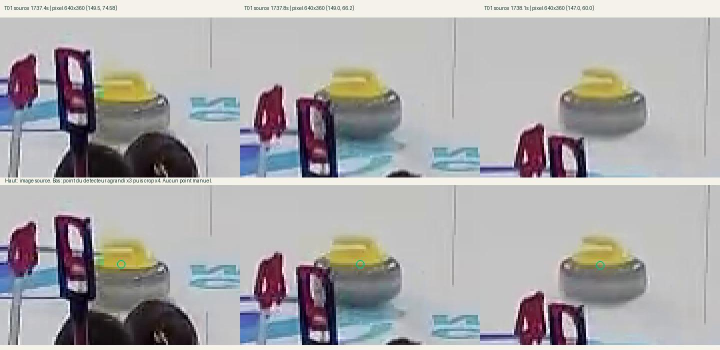
#> input picture prototype/pre-gate-audit/T01-source.jpg, 1440 x 700 px (shown at 1/2 size)
$ python -i target_analysis.py   (imports and definitions only)
#> lines starting #> are read from the running program, lines starting #| are printed output that depends on the picture; after the words box and inside, x2 and y2 are one past the last pixel; in counts of white or black regions, pixels touching at a corner belong together
#> further down, picture is the input picture: shape (700, 1440, 3); mean B, G, R 170.1, 169, 170.5
"""Observable broom cues and receiving-view outcomes, not automatic tactical intent."""
import cv2
import numpy as np

def broom_candidates(frame):
    """Source-specific orange upright broom-head proposals; lower edge is a contact proxy."""
    hsv=cv2.cvtColor(frame,cv2.COLOR_BGR2HSV);h,s,v=cv2.split(hsv)
#> after `hsv = cv2.cvtColor(frame, cv2.COLOR_BGR2HSV)`: hsv: shape (700, 1440, 3); mean H, S, V 64.3, 30.7, 176.8
#> after `h, s, v = cv2.split(hsv)`:
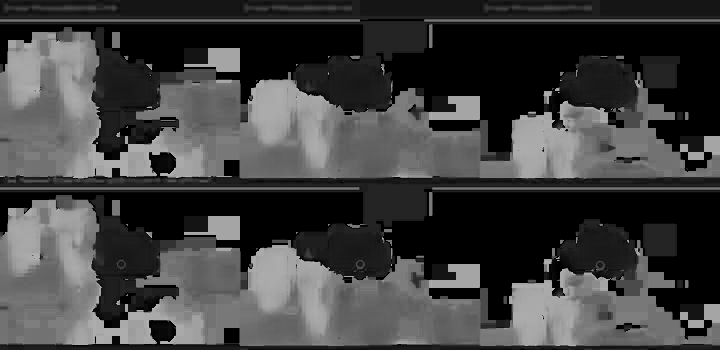
#> h: shape (700, 1440) (shown at 1/2 size); min 0, max 179, mean 64.3
#> after `h, s, v = cv2.split(hsv)`:
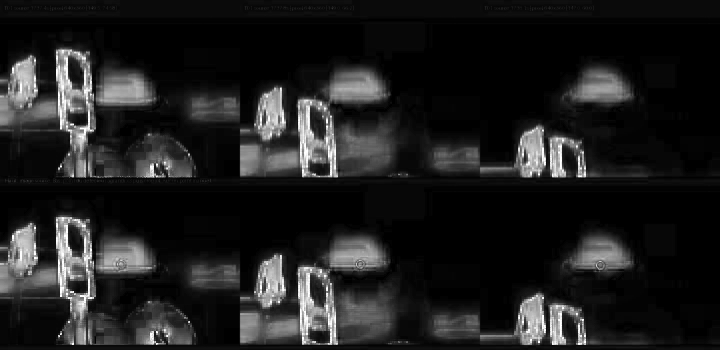
#> s: shape (700, 1440) (shown at 1/2 size); min 0, max 255, mean 30.7
#> after `h, s, v = cv2.split(hsv)`:
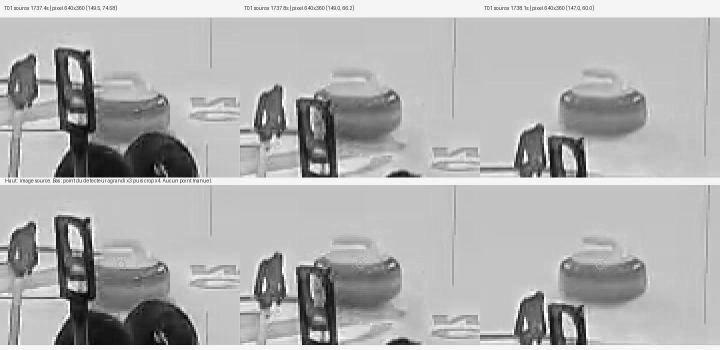
#> v: shape (700, 1440) (shown at 1/2 size); min 0, max 255, mean 176.8
    mask=((h>12)&(h<42)&(s>120)&(v>110)).astype('uint8')*255
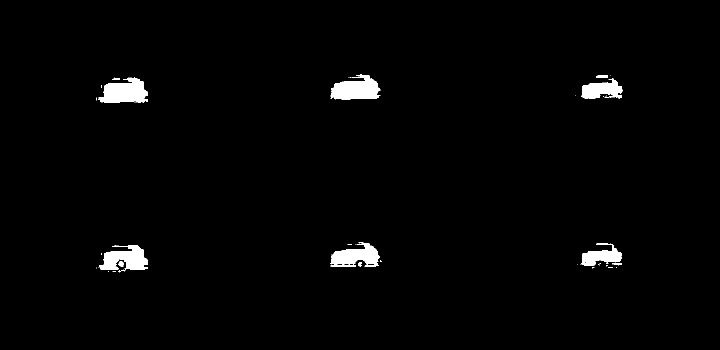
#> mask: shape (700, 1440) (shown at 1/2 size); 1.7% white; 54 white regions (42 under 20 px), largest, box (x1, y1, x2, y2) and area: (196, 155, 296, 206) 3429, (661, 148, 761, 199) 3256, (198, 490, 296, 545) 3142
    # Existing 1080p right panel. This is explicit source setup, not automatic skip recognition.
    mask[:320]=0;mask[630:]=0;mask[:,:1080]=0;mask[:,1800:]=0
#> after `mask[:, :1080] = 0`:
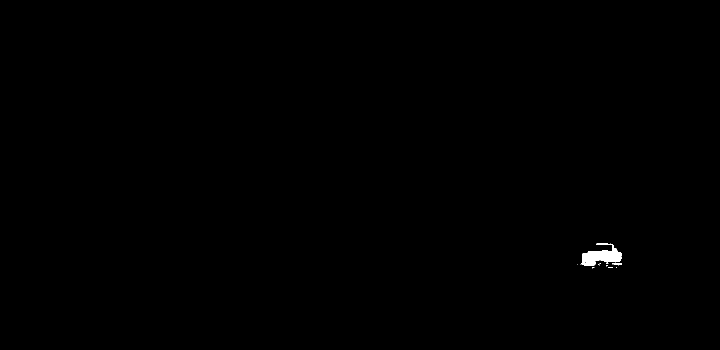
#> mask: shape (700, 1440) (shown at 1/2 size); 0.21% white; 13 white regions (10 under 20 px)
    cs,_=cv2.findContours(mask,cv2.RETR_EXTERNAL,cv2.CHAIN_APPROX_SIMPLE);out=[]
#> after `cs, _ = cv2.findContours(mask, cv2.RETR_EXTERNAL, cv2.CHAIN_APPROX_SIM`: cs = 13 contours, 10 with area under 20; largest, box (x1, y1, x2, y2) and area: (1163, 487, 1244, 531) 1784, (1192, 486, 1217, 490) 68, (1224, 526, 1244, 531) 26
    for cnt in cs:
        x,y,w,hh=cv2.boundingRect(cnt);area=cv2.contourArea(cnt)
        if not(7<=w<=45 and 25<=hh<=90 and 1.4<=hh/w<=5 and 150<=area<=3000):continue
        bottom=cnt.reshape(-1,2);bottom=bottom[bottom[:,1]>=y+hh-3]
        px=[float(np.median(bottom[:,0])),float(y+hh-1)]
        out.append({'pixel':px,'bbox':[x,y,w,hh],'kind':'upright_broom_head_candidate','contact_assumption':'Visible lower edge treated as ice contact; not independently verified.'})
#> this loop made 13 passes
#> (x, y, w, hh, area) on passes 10, 12, 13: (1224, 526, 20, 5, 25.5), (1163, 487, 81, 44, 1783.5), (1192, 486, 25, 4, 67.5)
#> after the loop, out = []
    return out

# [42 lines left out: functions stable_broom, receiving_outcome, not called in this run]

>>> import cv2
>>> picture = cv2.imread('pre-gate-audit/T01-source.jpg')
>>> result = broom_candidates(picture)
#> result = []

$ run again, on prototype/pre-gate-audit/T03-source.jpg
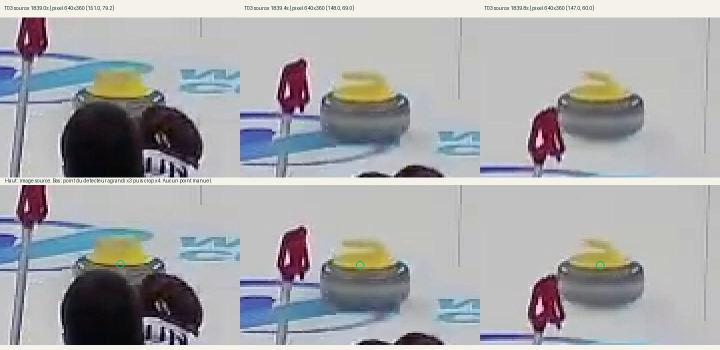
#> input picture prototype/pre-gate-audit/T03-source.jpg, 1440 x 700 px (shown at 1/2 size)
#> picture is the input picture: shape (700, 1440, 3); mean B, G, R 169.8, 167.9, 166.9
#> hsv: shape (700, 1440, 3); mean H, S, V 69.7, 29, 175.5
#> in broom_candidates, `h, s, v = cv2.split(hsv)`:
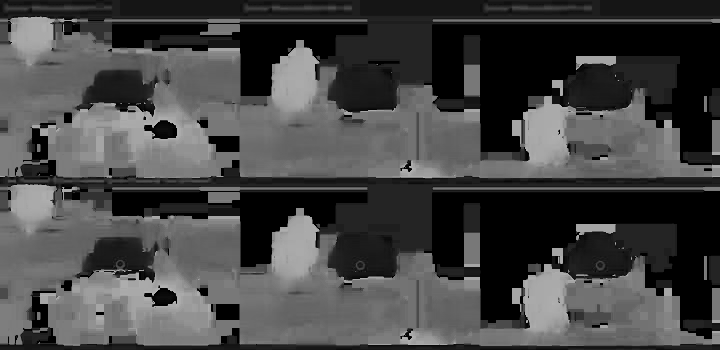
#> h: shape (700, 1440) (shown at 1/2 size); min 0, max 179, mean 69.7
#> in broom_candidates, `mask=((h>12)&(h<42)&(s>120)&(v>110)).astype('uint8')*255`:
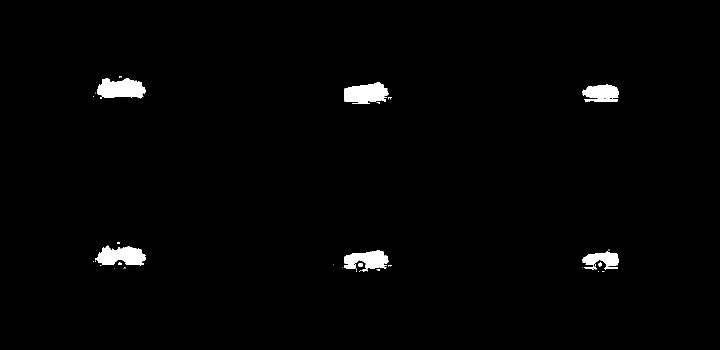
#> mask: shape (700, 1440) (shown at 1/2 size); 1.4% white; 40 white regions (30 under 20 px), largest, box (x1, y1, x2, y2) and area: (194, 157, 292, 197) 2932, (190, 491, 292, 531) 2779, (688, 165, 777, 208) 2770
#> cs = 7 contours, 5 with area under 20; largest, box (x1, y1, x2, y2) and area: (1165, 503, 1238, 540) 1469, (1196, 525, 1204, 533) 32
#> the loop in broom_candidates, `for cnt in cs:` made 7 passes
#> (x, y, w, hh, area) on passes 5 to 6: (1196, 525, 8, 8, 32.5), (1165, 503, 73, 37, 1469)
#> after the loop in broom_candidates, `for cnt in cs:`: out = []
